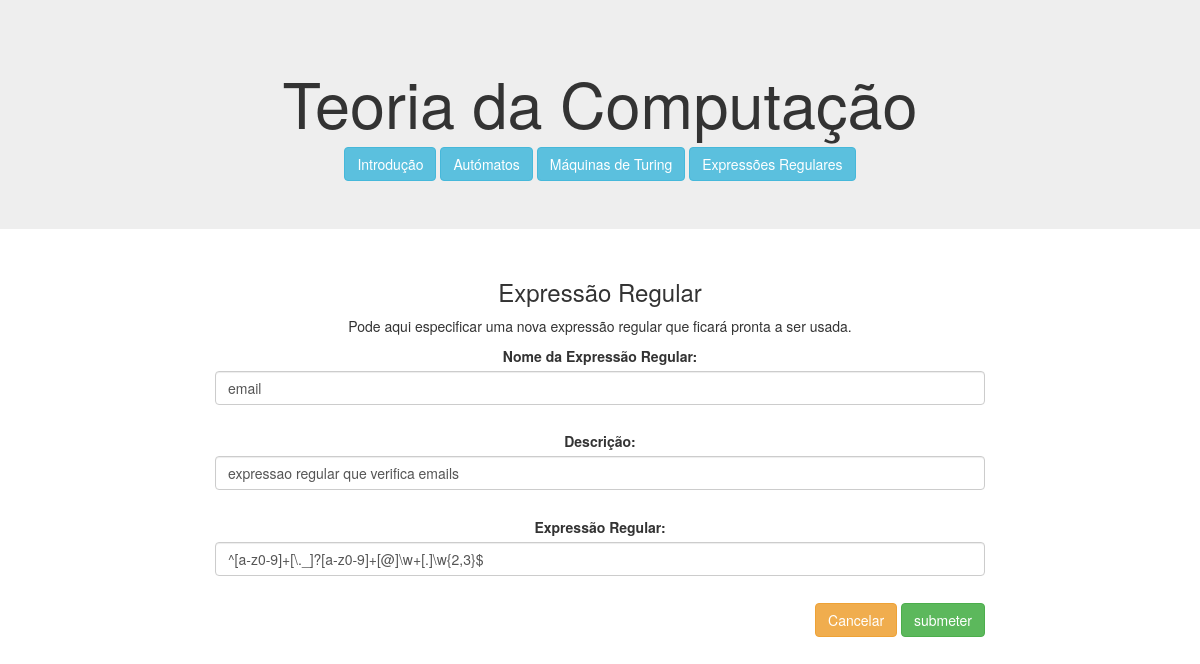
/edita_expressao/5/, run on the app's committed database.
### computacao/models.py (models this page shows, shortened)
class ExpressaoRegular(models.Model):
    nome = models.CharField(max_length=100)
    descricao = models.CharField(max_length=100)
    expressao = models.CharField(max_length=100)

### computacao/views.py (the view)
# urls.py: path('edita_expressao/<int:expressao_id>/', views.edita_expressao, name='edita_expressao'),
def edita_expressao(request, expressao_id):
    instance = ExpressaoRegular.objects.get(id=expressao_id)
    form = ExpressaoRegularForm(request.POST or None, instance=instance)
    if form.is_valid():
        a = form.save()
        a.save()
        return HttpResponseRedirect(reverse('computacao:expressoes'))
    context = {'form': form, 'expressao_id':expressao_id}
    return render(request, 'computacao/edita_expressao.html', context)

### computacao/forms.py
class ExpressaoRegularForm(ModelForm):
    class Meta:
        model = ExpressaoRegular
        fields = '__all__'   # pode-se especificar lista dos campos q queremos. podemos querer tudo excluindo alguns
        widgets = {
            'nome': forms.TextInput(attrs={'class': 'form-control'}),
            'descricao': forms.TextInput(attrs={'class': 'form-control', 'placeholder':'expressão que aceita ...'}),
            'expressao': forms.TextInput(attrs={'class': 'form-control'})
        }
        labels = {
            'nome': 'Nome da Expressão Regular',
            'descricao': 'Descrição',
            'expressao': 'Expressão Regular'
        }
        placeholders = {
            'nome': 'Nome da Expressão Regular',
            'descricao': 'Descrição',
            'expressao' : 'Expressão Regular'
        }
        help_texts = {
            'nome': 'Atribua um nome, com no máximo 3 palavras,  que identifique a Expressão Regular',
            'descricao': 'Descreva o tipo de sequências que a expressão reconhece',
            'expressao' : 'Escreva a Expressão Regular na forma de, por exemplo, ^(?<=\@)(?<=\.).*$'
        }

### computacao/templates/computacao/edita_expressao.html (shortened to what this page needs)
{% extends 'computacao/layout.html' %}
{% block main %}
<main class="col-sm-12">
        <h3>Expressão Regular</h3>
        <p>Pode aqui especificar uma nova expressão regular que ficará pronta a ser usada.</p>
        <form class="form-group" action="{% url 'computacao:edita_expressao' expressao_id %}" method="POST">
            {{ form.as_p }}
            <div class="text-right">
                <a href="{% url 'computacao:expressoes' %}" role="button" class="btn btn-warning">Cancelar</a>
                <input type="submit" class="btn btn-success" value="submeter">
            </div>
        </form>
    </main>
{% endblock main %}

### computacao/static/computacao/style.css (style rules this page uses)
.form-control { display:inline-block; }

### data on the page
ExpressaoRegular: nome "email", descricao "expressao regular que verifica emails", expressao "^[a-z0-9]+[\\._]?[a-z0-9]+[@]\\w+[.]\\w{2,3}$"
